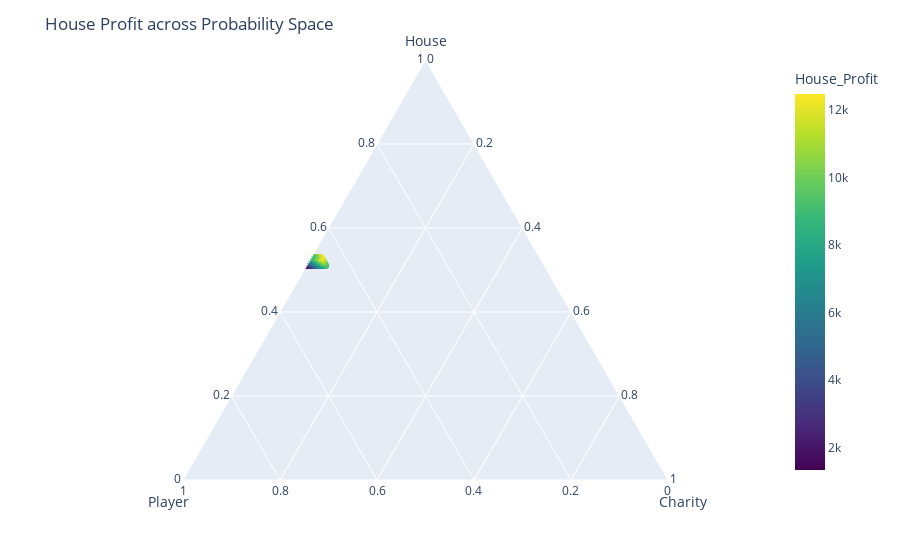
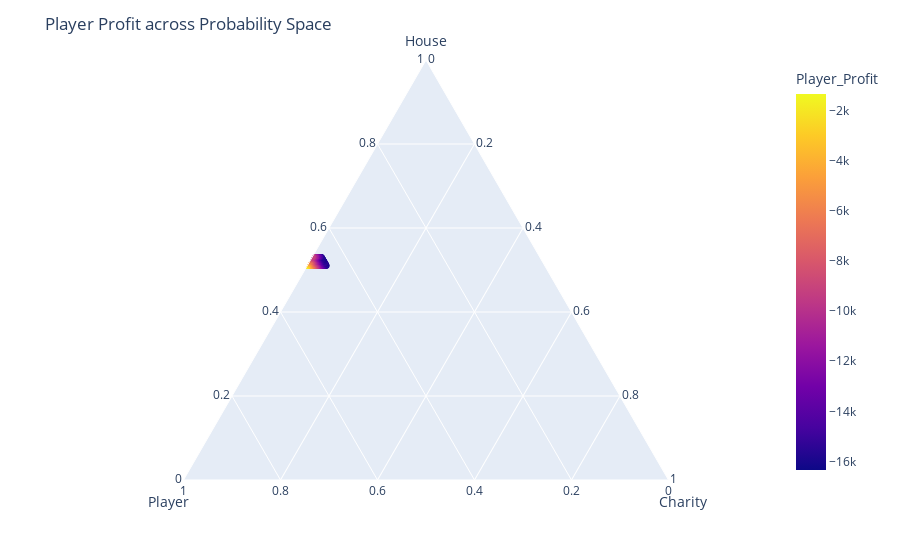
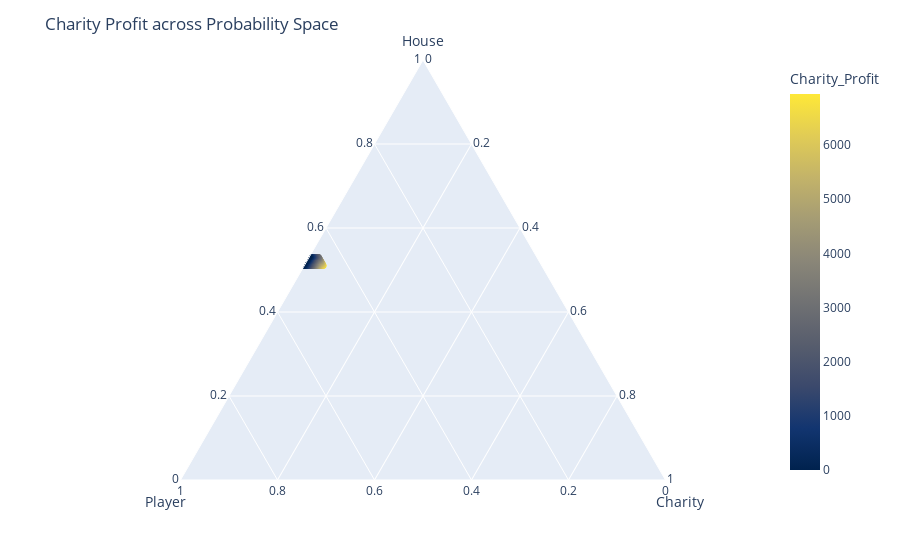

Notebook code for these charts, in order:
### Code cell
# Create DataFrame
df = pd.DataFrame(prob_list, columns=["House", "Player", "Charity", "Jackpot"])

# Add profit columns
df["House_Profit"] = house_ci_lower
df["Player_Profit"] = player_ci_upper
df["Charity_Profit"] = charity_ci_lower

# Ternary Plot: House Profit
fig_house = px.scatter_ternary(
    df,
    a="House", b="Player", c="Charity",
    #size=df["House_Profit"].abs(),
    color="House_Profit",
    hover_data=["House_Profit"],
    color_continuous_scale="Viridis",
)
fig_house.update_layout(title="House Profit across Probability Space")
fig_house.show()
fig_house.write_html("tri_HP1.html")

# Ternary Plot: Player Profit
fig_player = px.scatter_ternary(
    df,
    a="House", b="Player", c="Charity",
    #size=df["Player_Profit"].abs(),
    color="Player_Profit",
    hover_data=["Player_Profit"],
    color_continuous_scale="Plasma",
)
fig_player.update_layout(title="Player Profit across Probability Space")
fig_player.show()
fig_player.write_html("tri_PP1.html")

# Ternary Plot: Charity Profit
fig_charity = px.scatter_ternary(
    df,
    a="House", b="Player", c="Charity",
    #size=df["Charity_Profit"].abs(),
    color="Charity_Profit",
    hover_data=["Charity_Profit"],
    color_continuous_scale="Cividis",
)
fig_charity.update_layout(title="Charity Profit across Probability Space")
fig_charity.show()

fig_charity.write_html("tri_CP1.html")

### Figure 1 — Plotly figure (JSON) as saved in the notebook; plotly's stock layout.template omitted (floating-point values rounded to 4 significant figures; data arrays with more than 128 entries replaced by an {"elided": "..."} marker saying what was removed)
{"data": [{"a": {"elided": "671 float values"}, "b": {"elided": "671 float values"}, "c": {"elided": "671 float values"}, "customdata": {"elided": "671x1 float values"}, "hovertemplate": "House=%{a}<br>Player=%{b}<br>Charity=%{c}<br>House_Profit=%{marker.color}<extra></extra>", "legendgroup": "", "marker": {"color": {"elided": "671 float values"}, "coloraxis": "coloraxis", "symbol": "circle"}, "mode": "markers", "name": "", "showlegend": false, "subplot": "ternary", "type": "scatterternary"}], "layout": {"coloraxis": {"colorbar": {"title": {"text": "House_Profit"}}, "colorscale": [[0, "#440154"], [0.1111, "#482878"], [0.2222, "#3e4989"], [0.3333, "#31688e"], [0.4444, "#26828e"], [0.5556, "#1f9e89"], [0.6667, "#35b779"], [0.7778, "#6ece58"], [0.8889, "#b5de2b"], [1, "#fde725"]]}, "legend": {"tracegroupgap": 0}, "margin": {"t": 60}, "ternary": {"aaxis": {"title": {"text": "House"}}, "baxis": {"title": {"text": "Player"}}, "caxis": {"title": {"text": "Charity"}}, "domain": {"x": [0, 1], "y": [0, 1]}}, "title": {"text": "House Profit across Probability Space"}}}

### Figure 2 — Plotly figure (JSON) as saved in the notebook; plotly's stock layout.template omitted (floating-point values rounded to 4 significant figures; data arrays with more than 128 entries replaced by an {"elided": "..."} marker saying what was removed)
{"data": [{"a": {"elided": "671 float values"}, "b": {"elided": "671 float values"}, "c": {"elided": "671 float values"}, "customdata": {"elided": "671x1 float values"}, "hovertemplate": "House=%{a}<br>Player=%{b}<br>Charity=%{c}<br>Player_Profit=%{marker.color}<extra></extra>", "legendgroup": "", "marker": {"color": {"elided": "671 float values"}, "coloraxis": "coloraxis", "symbol": "circle"}, "mode": "markers", "name": "", "showlegend": false, "subplot": "ternary", "type": "scatterternary"}], "layout": {"coloraxis": {"colorbar": {"title": {"text": "Player_Profit"}}, "colorscale": [[0, "#0d0887"], [0.1111, "#46039f"], [0.2222, "#7201a8"], [0.3333, "#9c179e"], [0.4444, "#bd3786"], [0.5556, "#d8576b"], [0.6667, "#ed7953"], [0.7778, "#fb9f3a"], [0.8889, "#fdca26"], [1, "#f0f921"]]}, "legend": {"tracegroupgap": 0}, "margin": {"t": 60}, "ternary": {"aaxis": {"title": {"text": "House"}}, "baxis": {"title": {"text": "Player"}}, "caxis": {"title": {"text": "Charity"}}, "domain": {"x": [0, 1], "y": [0, 1]}}, "title": {"text": "Player Profit across Probability Space"}}}

### Figure 3 — Plotly figure (JSON) as saved in the notebook; plotly's stock layout.template omitted (floating-point values rounded to 4 significant figures; data arrays with more than 128 entries replaced by an {"elided": "..."} marker saying what was removed)
{"data": [{"a": {"elided": "671 float values"}, "b": {"elided": "671 float values"}, "c": {"elided": "671 float values"}, "customdata": {"elided": "671x1 float values"}, "hovertemplate": "House=%{a}<br>Player=%{b}<br>Charity=%{c}<br>Charity_Profit=%{marker.color}<extra></extra>", "legendgroup": "", "marker": {"color": {"elided": "671 float values"}, "coloraxis": "coloraxis", "symbol": "circle"}, "mode": "markers", "name": "", "showlegend": false, "subplot": "ternary", "type": "scatterternary"}], "layout": {"coloraxis": {"colorbar": {"title": {"text": "Charity_Profit"}}, "colorscale": [[0, "#00224e"], [0.1111, "#123570"], [0.2222, "#3b496c"], [0.3333, "#575d6d"], [0.4444, "#707173"], [0.5556, "#8a8678"], [0.6667, "#a59c74"], [0.7778, "#c3b369"], [0.8889, "#e1cc55"], [1, "#fee838"]]}, "legend": {"tracegroupgap": 0}, "margin": {"t": 60}, "ternary": {"aaxis": {"title": {"text": "House"}}, "baxis": {"title": {"text": "Player"}}, "caxis": {"title": {"text": "Charity"}}, "domain": {"x": [0, 1], "y": [0, 1]}}, "title": {"text": "Charity Profit across Probability Space"}}}
